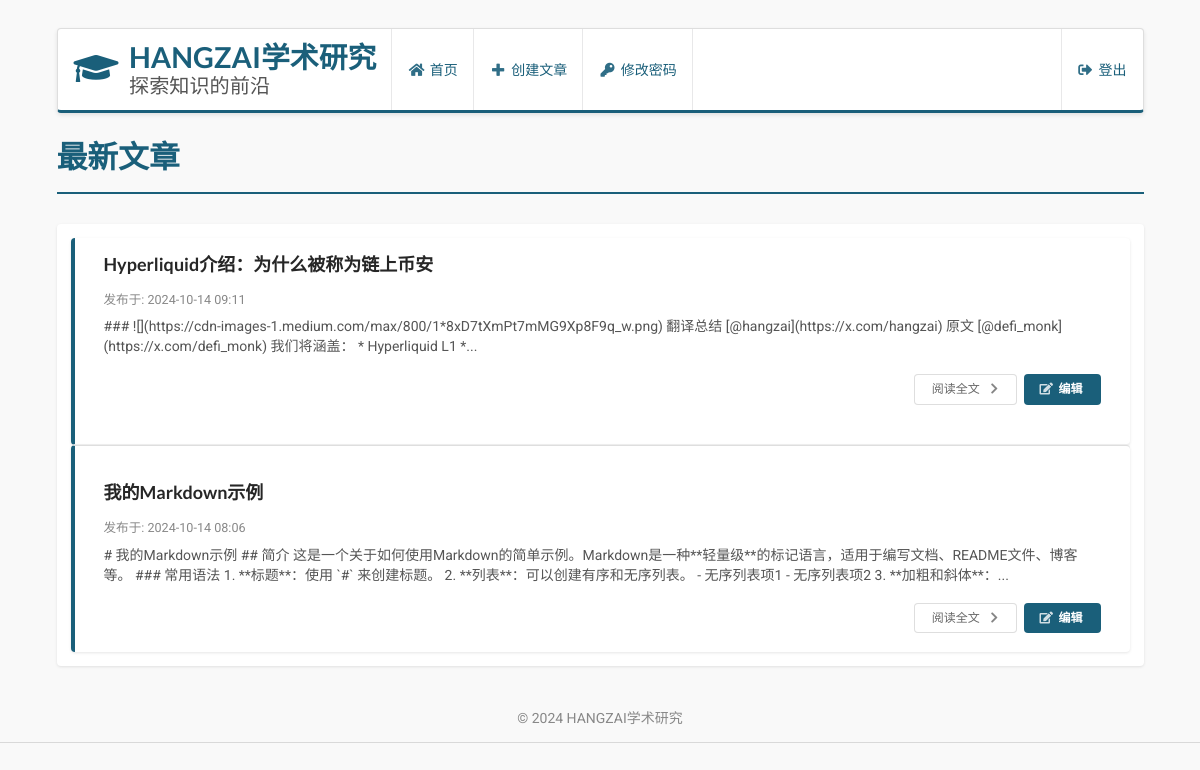
Screenshot of / (signed in) with the database file from the repository.
### models.py (models this page shows)
class Post(db.Model):
    id = db.Column(db.Integer, primary_key=True)
    title = db.Column(db.String(100), nullable=False)
    content = db.Column(db.Text, nullable=False)
    created_at = db.Column(db.DateTime, default=datetime.utcnow)
    updated_at = db.Column(db.DateTime, default=datetime.utcnow, onupdate=datetime.utcnow)

### routes.py (the view)
@app.route('/')
def index():
    posts = Post.query.order_by(Post.created_at.desc()).all()
    return render_template('index.html', posts=posts)

### models.py (called while the page is built)
@login_manager.user_loader
def load_user(user_id):
    return User.query.get(int(user_id))

### templates/index.html
{% extends "base.html" %}
{% block content %}
    <h1 class="ui header">最新文章</h1>
    <div class="ui relaxed divided items">
        {% for post in posts %}
            <div class="item">
                <div class="content">
                    <a class="header" href="{{ url_for('view_post', id=post.id) }}">{{ post.title }}</a>
                    <div class="meta">
                        <span class="date">发布于: {{ post.created_at.strftime('%Y-%m-%d %H:%M') }}</span>
                    </div>
                    <div class="description">
                        <p>{{ post.content[:200] }}{% if post.content|length > 200 %}...{% endif %}</p>
                    </div>
                    <div class="extra">
                        {% if current_user.is_authenticated %}
                            <a class="ui right floated tiny primary button" href="{{ url_for('edit_post', id=post.id) }}">
                                <i class="edit icon"></i>编辑
                            </a>
                        {% endif %}
                        <a class="ui right floated tiny basic button" href="{{ url_for('view_post', id=post.id) }}">
                            阅读全文
                            <i class="right chevron icon"></i>
                        </a>
                    </div>
                </div>
            </div>
        {% endfor %}
    </div>
{% endblock %}

### static/css/style.css (style rules this page uses)
body { font-family: 'Roboto', 'Arial', sans-serif; line-height: 1.6; margin: 0; padding: 0; background-color: #f9f9f9; color: #333; }
h1, h2 { color: #1a5f7a; }
.ui.button { background-color: #2185D0; color: #FFFFFF; }
.ui.header { color: #1a5f7a; text-shadow: none; }
h1.ui.header { font-size: 2.2em; margin-bottom: 1em; border-bottom: 2px solid #1a5f7a; padding-bottom: 0.5em; }
.ui.button.primary { background-color: #1a5f7a; }
.ui.items > .item { background-color: #fff; padding: 1.5em; border-radius: 4px; box-shadow: 0 1px 3px rgba(0,0,0,0.1); margin-bottom: 1.5em; border-left: 4px solid #1a5f7a; }
.ui.items > .item > .content > .header { color: #1a5f7a; font-size: 1.4em; margin-bottom: 0.8em; }
.ui.items > .item > .content > .description { color: #555; line-height: 1.6; margin-bottom: 1em; }
.ui.items > .item > .content > .meta { color: #888; font-size: 0.9em; margin-bottom: 0.8em; }
.ui.relaxed.divided.items { background-color: #ffffff; border-radius: 4px; box-shadow: 0 1px 3px rgba(0,0,0,0.1); padding: 1em; }
.ui.relaxed.divided.items > .item { padding: 1.5em 1em; margin: 0; border-bottom: 1px solid #f0f0f0; }
.ui.relaxed.divided.items > .item:last-child { border-bottom: none; }
.ui.relaxed.divided.items > .item > .content { padding: 15px; }
.ui.items > .item > .content > .header { margin-bottom: 0.5em; }
.ui.items > .item > .content > .meta { margin-bottom: 0.8em; }
.ui.items > .item > .content > .description { margin-bottom: 1em; }
.ui.items > .item > .content > .extra { margin-top: 1em; }

### rows the page displays
Post: title "Hyperliquid介绍：为什么被称为链上币安", created_at "2024-10-14 09:11", content "### ![](https://cdn-images-1.medium.com/max/800/1*8xD7tXmPt7mMG9Xp8F9q_w.png) 翻译总结 [@hangzai](https://x.com/hangzai) 原文 [@defi_monk](https://x.com/defi_monk) 我们将涵盖： * Hyperliquid L1 *"
Post: title "我的Markdown示例", created_at "2024-10-14 08:06", content "# 我的Markdown示例 ## 简介 这是一个关于如何使用Markdown的简单示例。Markdown是一种**轻量级**的标记语言，适用于编写文档、README文件、博客等。 ### 常用语法 1. **标题**：使用 `#` 来创建标题。 2. **列表**：可以创建有序和无序列表。 - 无序列表项1 - 无序列表项2 3. **加粗和斜体**："
